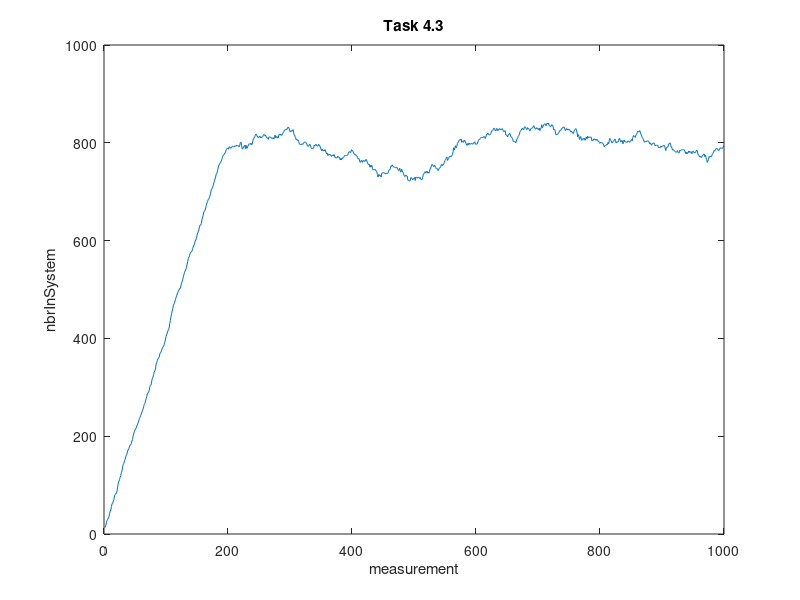

Here is the MATLAB script that generated this plot:
A=[13
14
18
24
28
30
33
35
42
47
49
56
62
63
67
71
78
81
83
83
88
96
104
108
111
116
119
126
129
137
142
144
150
152
158
161
163
170
172
174
178
182
182
185
190
193
201
205
210
213
215
217
222
223
228
231
236
238
242
245
249
252
256
261
265
267
272
277
281
287
288
291
294
302
304
305
313
318
321
326
331
334
337
347
350
355
358
360
362
368
371
372
376
380
382
384
387
392
397
404
407
411
415
418
421
430
437
444
451
456
461
468
471
474
479
483
486
491
494
497
499
502
502
507
513
516
521
526
531
535
538
541
545
552
557
564
566
570
574
576
577
579
584
587
591
593
599
601
604
610
616
618
622
628
632
632
635
643
648
652
659
660
662
667
672
677
680
684
685
688
692
697
704
706
709
712
718
721
726
730
736
737
743
748
754
755
758
760
762
766
770
774
775
777
779
781
786
788
788
789
787
792
791
789
789
791
793
793
792
792
794
793
793
795
794
794
794
792
795
801
801
794
787
788
792
793
795
788
795
789
789
793
796
798
798
797
799
796
797
804
808
810
812
815
818
816
814
812
810
811
814
813
810
812
811
813
815
817
815
816
814
812
810
810
807
812
812
812
811
809
810
809
810
808
813
816
810
812
813
810
810
816
818
816
818
815
816
818
821
823
825
827
826
828
827
831
832
831
828
823
822
825
824
825
827
819
817
813
811
806
807
805
806
803
798
797
796
796
798
797
797
799
801
802
801
800
798
794
793
793
796
797
794
790
788
788
789
789
795
794
796
797
794
794
793
797
795
794
791
787
784
787
784
785
783
786
785
781
777
779
774
775
777
775
776
774
772
775
775
773
776
773
769
770
769
769
773
771
770
770
765
768
765
769
768
770
771
774
774
774
774
774
775
778
781
782
781
780
786
784
784
781
778
777
775
776
773
773
770
767
768
765
760
761
764
763
760
764
764
762
762
765
766
763
758
757
755
756
750
754
751
754
747
745
745
745
746
743
743
741
735
730
735
735
732
733
730
738
738
739
739
738
738
736
738
738
737
738
742
745
745
748
753
752
755
752
751
750
750
749
749
750
748
746
743
744
748
742
740
746
743
740
737
733
731
733
734
732
732
724
723
722
722
723
729
728
727
724
727
727
729
723
730
729
728
728
730
729
727
729
726
724
725
729
735
737
739
741
738
741
742
738
740
738
742
747
748
753
756
755
753
751
754
752
750
747
747
747
743
746
748
749
751
755
756
753
755
757
760
764
766
768
771
764
766
768
772
771
773
772
774
776
782
790
785
789
794
790
792
799
800
803
806
806
806
808
801
803
804
801
805
804
803
798
795
795
799
796
799
798
797
798
799
798
797
799
801
802
797
798
797
798
802
805
807
807
809
811
811
811
810
812
813
812
809
812
817
817
820
819
816
816
817
819
824
824
825
828
830
827
826
824
829
829
825
826
828
829
827
828
827
829
828
824
823
824
825
816
816
815
812
817
817
819
818
813
812
810
809
803
803
803
802
800
803
808
809
813
815
817
823
825
826
829
830
827
827
832
833
831
829
827
831
829
829
827
824
828
829
830
830
832
835
833
830
828
829
831
828
829
827
830
825
828
830
837
831
833
836
838
839
838
835
839
840
838
840
835
835
833
834
837
836
835
827
828
827
823
816
817
817
818
819
822
825
825
826
829
829
832
832
832
830
825
827
829
826
828
828
826
827
825
822
824
822
820
819
823
826
827
829
827
820
812
817
813
807
809
813
806
805
807
809
807
809
805
808
812
808
814
810
811
812
811
812
811
804
805
805
808
808
806
807
805
807
806
803
803
800
799
801
800
800
800
798
795
792
794
795
795
797
796
801
798
805
809
805
804
800
800
803
804
805
808
804
800
802
802
801
805
809
808
802
802
805
804
798
802
806
802
802
802
801
801
804
803
802
801
803
805
807
804
811
815
813
813
811
816
817
821
824
823
822
825
822
817
816
811
809
807
803
801
803
803
802
804
804
803
802
798
800
798
795
797
799
799
800
797
794
795
795
795
795
791
790
791
790
793
791
793
793
794
795
794
790
784
790
790
792
793
798
798
800
796
791
790
785
786
785
784
782
781
781
781
784
780
779
780
785
784
785
786
786
786
786
785
783
778
781
777
780
779
783
783
780
781
782
778
780
783
781
779
780
780
783
785
783
777
775
773
771
772
770
770
774
774
777
777
772
775
770
766
760
763
766
772
771
771
773
772
776
778
781
784
783
786
787
789
788
786
784
785
787
790
789
789
789
789
792
794];
X = linspace(1,1000,1000);
plot(X,A)
xlabel('measurement');
ylabel('nbrInSystem');
title('Task 4.3');